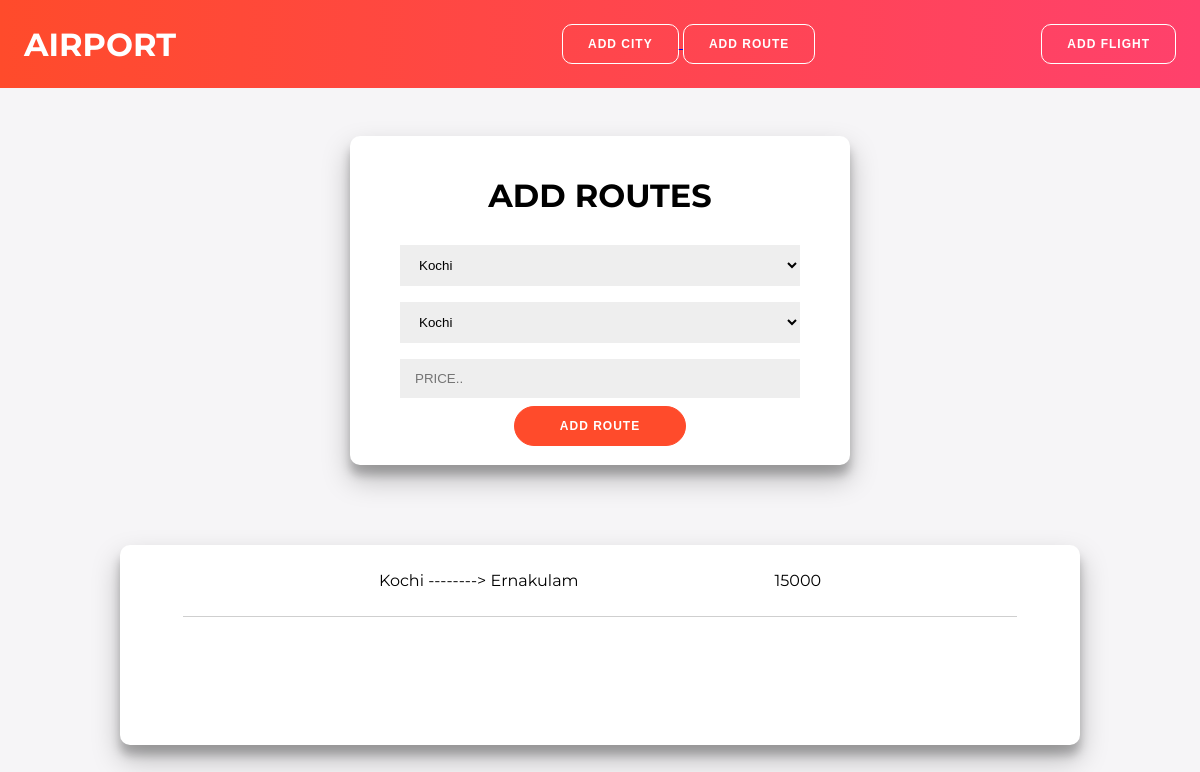
The page /addroute on the database as committed earlier.
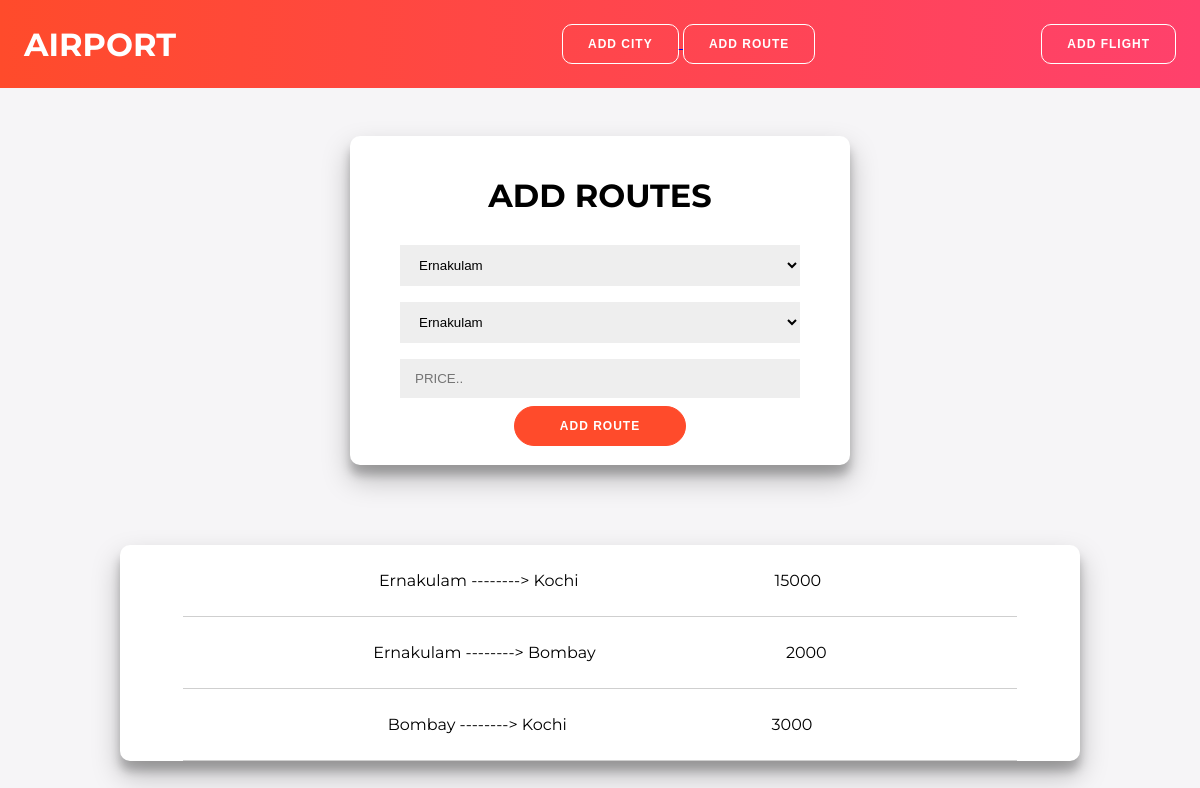
The same page on the database as committed later.
### app.py (models this page shows, shortened)
class routes(db.Model):
    id = db.Column('route_id' , db.Integer , primary_key = True)
    From = db.Column('from' , db.Integer)
    to = db.Column('to' , db.Integer)
    price = db.Column('price' , db.Integer)

### app.py (the view, shortened to what this page needs)
@app.route('/addroute' , methods = ['GET' , 'POST'])
def addroute():
    data = routes.query.all()
    cities = city.query.all()
    for i in data:
        print(i.From)
    return render_template('addroute.html', data= data, cities=cities)

### templates/addroute.html (shortened to what this page needs)
<!DOCTYPE html>
<html lang="en">
<head>
    <link rel= "stylesheet" type= "text/css" href= "{{ url_for('static',filename='styles/addroute.css') }}">
</head>
<body>
    <nav>
        <ul class="nav-list">
            <li class="nav-link">
               <a href='#' style="color: white; text-decoration: none;"> AIRPORT </a>
            </li>
            <div>
            <a href="/addcity">
              <button class="add-but">
                    Add City
              </button>
            </a>
            <a href="/addroute">
              <button class="add-but">
                  Add Route
              </button>
            </a>
            </div>
            <a href="/addflight">
                <button class="add-but">
                    Add Flight
                </button>
            </a>
        </ul>
      </nav>
    <div class="top">
        <div class = "container">
            <br>
            <h1>ADD ROUTES</h1>
            <form action="/addroute" method = "POST">
                <select name="from">
                    {% for value in cities %}
                    <option value="{{value.name}}">{{value.name}}</option>
                    {%endfor%}
                    </select>
                <select name="to">
                    {% for value in cities %}
                        <option value="{{value.name}}">{{value.name}}</option>
                    {%endfor%}
                    </select>
                <input type = "text" placeholder="PRICE.." name = "price" required>
                <button type="submit">ADD ROUTE</button>
            </form>
            <br>
        </div>
        <div class="container c2">
            {% for value in data %}
                <div class="list-item">
                    <p>{{value.From}}  --------> {{value.to}}</p>
                    <p>{{value.price}}</p>
                </div>
            {% endfor %}
        </div>
    </div>
</body>
</html>

Rows that differ between the two databases and show on the page:
changed routes (number 1 of 3 on the later page): From "Kochi" → "Ernakulam"; to "Ernakulam" → "Kochi"
added routes: From "Ernakulam", to "Bombay", price "2000"
added routes: From "Bombay", to "Kochi", price "3000"
Other text that changed with them:
form field from: "Kochi" → "Ernakulam"
form field to: "Kochi" → "Ernakulam"
